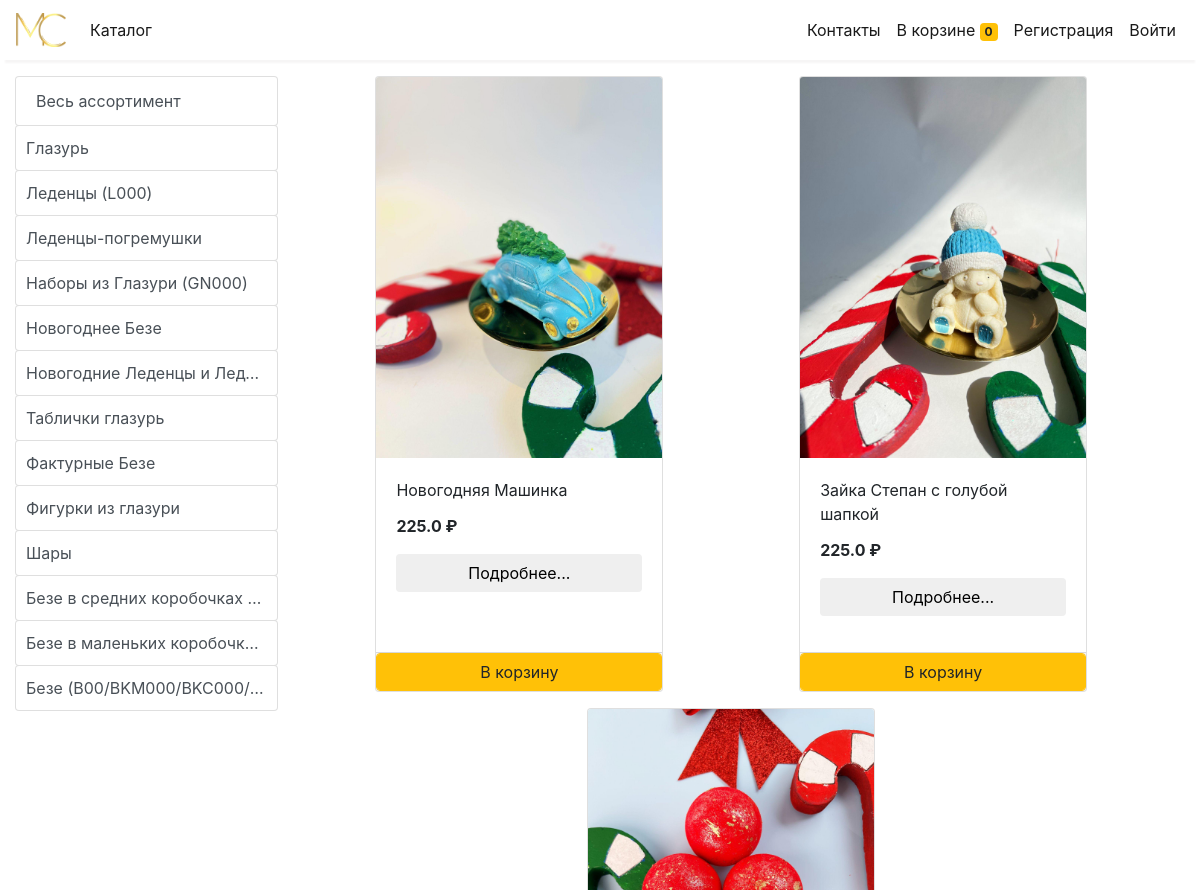
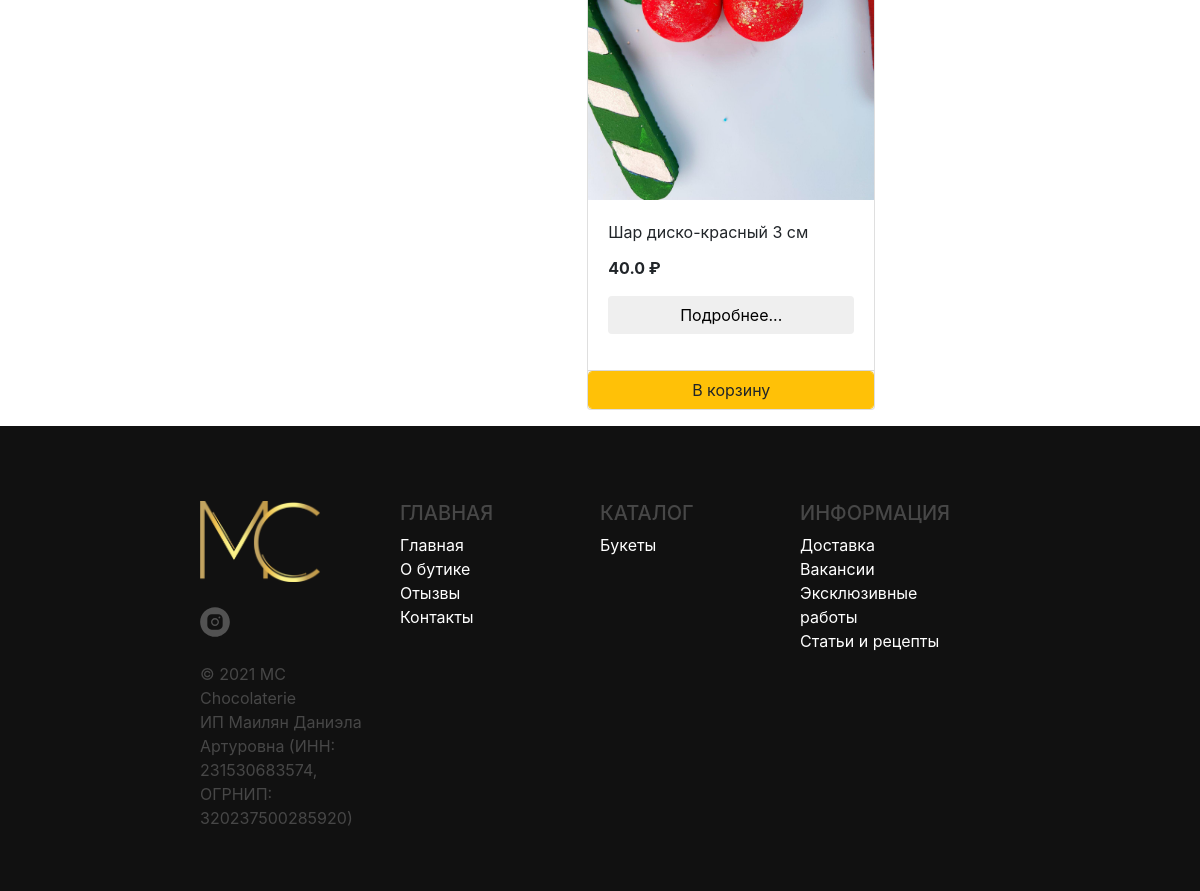
Screenshot of /store?category=22 with the database file from the repository (2 pictures, top to bottom).
### store/models/category.py (models this page shows, shortened)
class Category(models.Model):
    name= models.CharField(max_length=50)
    @staticmethod
    def get_all_categories():
        return Category.objects.all()

### store/models/product.py (models this page shows, shortened)
class Products(models.Model):
    name = models.CharField(max_length=260, blank=True, null=True)
    price= models.IntegerField(default=0, blank=True, null=True)
    price_5k = models.FloatField(blank=True,null=True)
    price_10k = models.FloatField(blank=True,null=True)
    price_20k = models.FloatField(blank=True,null=True)
    price_many = models.FloatField(blank=True,null=True)
    kind = models.CharField(max_length=300, blank=True, null=True)
    category= models.ForeignKey(Category,on_delete=models.CASCADE,default=1, blank=True, null=True )
    description= models.CharField(max_length=250, default='', blank=True, null= True)
    photo_url = models.CharField(max_length=3000,null=True)
    author = models.ForeignKey(settings.AUTH_USER_MODEL, on_delete=models.CASCADE, blank=True, null=True)
    title = models.CharField(max_length=200, blank=True, null=True)
    description = models.CharField(max_length=300, blank=True, null=True)
    text = models.TextField(blank=True, null=True)
    article = models.CharField(max_length=20, blank=True, null=True)
    color = models.CharField(max_length=250, blank=True, null=True)
    size = models.FloatField(blank=True,null=True)
    weight = models.FloatField(blank=True,null=True)
    created_date = models.DateTimeField(default=timezone.now, blank=True, null=True)
    published_date = models.DateTimeField(blank=True, null=True)
    image= models.ImageField(upload_to='uploads/products/', blank=True, null=True)
    @staticmethod
    def get_all_products_by_categoryid(category_id):
        if category_id:
            return Products.objects.filter (category=category_id)
        else:
            return Products.get_all_products();

### store/views/home.py (the view)
# urls.py: path('' , include('store.urls'))
def store(request):
    cart = request.session.get('cart')
    if not cart:
        request.session['cart'] = {}
    products = None
    categories = Category.get_all_categories()
    categoryID = request.GET.get('category')
    if categoryID:
        products = Products.get_all_products_by_categoryid(categoryID)
    else:
        products = Products.get_all_products();
    data = {}
    data['products'] = products
    data['categories'] = categories
    print('you are : ', request.session.get('email'))
    return render(request, 'index.html', data)

### store/templatetags/cart.py (called while the page is built)
@register.filter (name='is_in_cart')
def is_in_cart(product, cart):
    keys = cart.keys ()
    for id in keys:
        if int (id) == product.id:
            return True
    return False;

### store/templatetags/custom_filter.py (called while the page is built)
@register.filter(name='currency')
def currency(number):
    return str(number)+" ₽"

### store/templates/index.html (shortened to what this page needs)
{% extends 'base.html' %}
{% block content %}
{% load cart %}
{% load custom_filter %}
<div class="container-fluid mt-3">
	<div class="row">
		<div class="col-lg-3 mx-auto mb-3">
			<div class="list-group">
				<a href="/" class="list-group-item list-group-item-action btn btn-outline-warning">Весь ассортимент</a>
				{% for category in categories %}
				<a href="/?category={{category.id}}"
					class="list-group-item list-group-item-action btn btn-outline-warning truncate">{{category.name}}</a>
				{% endfor %}
			</div>
		</div>
		<div id='products' class="col-lg-9 mx-auto">
			<div class="row mx-auto">
				{% for product in products %}
				<div class="card mx-auto mb-3" id={{product.id}} style="width: 18rem;">
					{% if product.image %}
					<img class="card-img-top" src="{{ product.image.url }}" alt="Card image cap" />
					{% else %}
					<a href="admin/store/products/{{ product.id }}/change/" id="{{ product.id }}" target="_blank">
						<img class="card-img-top" src="{{ product.photo_url }}" alt="Card image cap"
							style="border: 1px solid red;" />
					</a>
					{% endif %}
					<div class="card-body">
						<p class="card-title">{{product.name}}</p>
						<p class="card-text"><b>{{product.price_5k|currency}}</b></p>
						<button class="btn btn-ligth btn-block" type="button" data-toggle="modal"
							data-target="#modalWin{{product.id}}">
							Подробнее...
						</button>
					</div>
					<div class="card-footer p-0 no-gutters">
						{% if product|is_in_cart:request.session.cart %}
						<div class="row no-gutters">
							<form action="/#{{product.id}}" method="post" class="col" style="display: flex; gap: 5px;">
								{% csrf_token %}
								<input hidden type="text" name='product' value='{{product.id}}'>
								<input type="submit" name='add' value=" + " class="btn btn-block btn-ligth border-left">
								<input type="number" value="1" max="99999" min="1" name='fixed'>
								<input type="submit" name='remove' value=" - "
									class="btn btn-block btn-ligth border-right">
							</form>
							<div class="text-center col btn btn-warning">{{product|cart_quantity:request.session.cart}}
								в корзине</div>
						</div>
						{% else %}
						<form action="/#{{product.id}}" method="POST" class="btn-block">
							<input type="submit" class="float-right btn btn-warning form-control" value="В корзину">
						</form>
						{% endif %}
					</div>
				</div>
				{% endfor %}
			</div>
		</div>
	</div>
</div>
{% endblock %}

### store/templates/base.html (style rules this page uses)
.truncate { padding: 10px; white-space: nowrap; overflow: hidden; text-overflow: ellipsis; }
.row { width: 100%; }

### rows the page displays
Category: name "Глазурь"
Category: name "Леденцы (L000)"
Category: name "Леденцы-погремушки"
Category: name "Наборы из Глазури (GN000)"
Category: name "Новогоднее Безе"
Category: name "Новогодние Леденцы и Лед…"
Category: name "Таблички глазурь"
Category: name "Фактурные Безе"
Category: name "Фигурки из глазури"
Category: name "Шары"
Category: name "Безе в средних коробочках…"
Category: name "Безе в маленьких коробочк…"
Category: name "Безе (B00/BKM000/BKC000/…"
Products: image (picture), name "Новогодняя Машинка", price_5k "225.0 ₽"
Products: image (picture), name "Зайка Степан с голубой шапкой", price_5k "225.0 ₽"
Products: image (picture), name "Шар диско-красный 3 см", price_5k "40.0 ₽"

### other values shown
{{ request.session.cart.keys|length }} "0"
